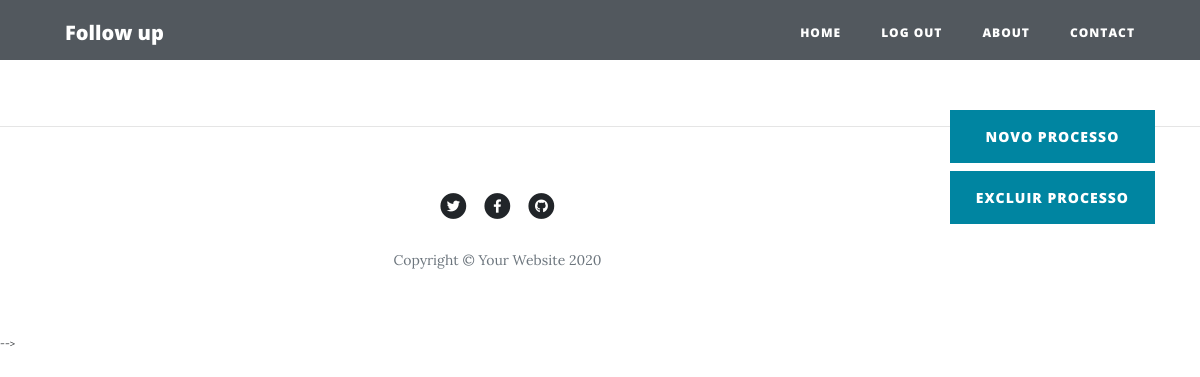
Before: / (signed in) with the older database file.
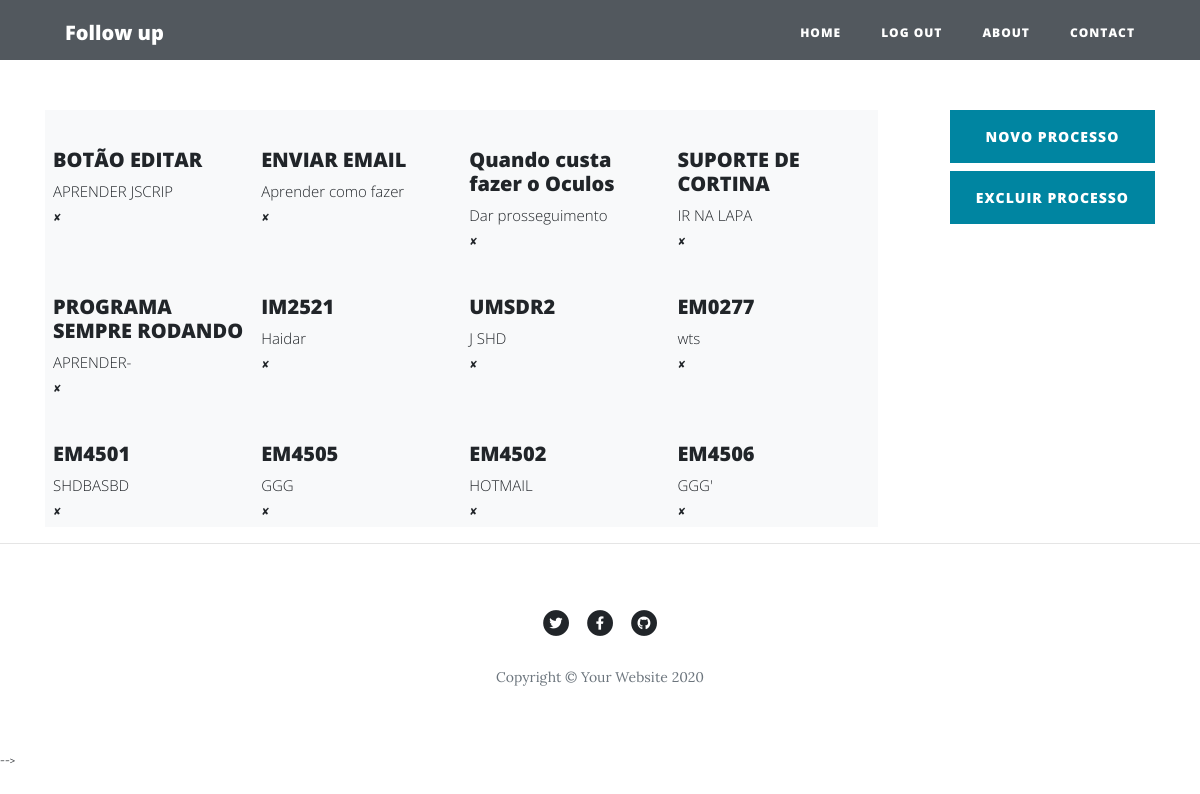
After: the same page with the newer database file.
### main.py (models this page shows)
class Menu(db.Model):
    print("menu")
    __tablename__ = "TbOne"
    id = db.Column(db.Integer, primary_key=True)
    RefPartner = db.Column(db.String, unique=True, nullable=False)
    Cliente = db.Column(db.String)
    Origem = db.Column(db.String)
    Destino = db.Column(db.String)
    Incoterm = db.Column(db.String)
    RefCliente = db.Column(db.String)
    Moeda = db.Column(db.String)
    modal = db.Column(db.String)
    VlTotal = db.Column(db.Float)
    Merc = db.Column(db.String)
    Vol = db.Column(db.String)
    M3 = db.Column(db.Float)
    Pb = db.Column(db.Float)
    Pl = db.Column(db.Float)
    Re = db.Column(db.String)
    Sd = db.Column(db.String)
    Status = db.Column(db.String)
    Obs = db.Column(db.String)
    bl = db.Column(db.String)
    nrBl = db.Column(db.String)
    navio = db.Column(db.String)
    vg = db.Column(db.String)
    via = db.Column(db.String)
    eta = db.Column(db.String)
    DLDraft = db.Column(db.String)
    DLCarga = db.Column(db.String)
    ttime = db.Column(db.String)
    dtBL = db.Column(db.String)
    Importador = db.Column(db.String)
    dcts = db.Column(db.String)
    Operador = db.Column(db.String)
    Booking = db.Column(db.String)
    TipoFrt = db.Column(db.String)
    Saida = db.Column(db.String)
    fech = db.Column(db.String)
    dtEnvDcts = db.Column(db.String)
    lclFcl = db.Column(db.String)

### main.py (the view)
@app.route('/')
def get_all_posts():
    print("get all posts - BOTAO HOME")
    posts =Menu.query.all()
    return render_template("index.html", all_posts=posts, current_user=current_user)

### main.py (called while the page is built)
@login_manager.user_loader
def load_user(user_id):
    return User.query.get(int(user_id))

### templates/index.html (shortened to what this page needs)
{% include "header.html" %}
<header class="masthead ">
    <div class="overlay"></div>
    <div class="container">
        <div class="row">
            <br> <br> <br> <br>
        </div>
    </div>
</header>
  <div class="container">
 <div >
          <div class="float-right   d-flex flex-column">
              <a class="btn btn-primary mb-2" href="{{url_for('add_new_post')}}">Novo Processo</a>
              <a class="btn btn-primary mb-2" href="{{url_for('add_new_post')}}">Excluir Processo</a>
          </div>
     <div class="d-flex flex-row bd-highlight w-75  ">
        {% set count = namespace(value=1) %}
        {% for post in all_posts %}
          {% if count.value == 5 %}
            {% set count.value = 1 %}
          </div>
        <div class="d-flex flex-row bd-highlight w-75 ">
          <div class="w-25 bg-light p-2 bd-highlight post-preview" >
           {% else %}
            <div class="w-25 bg-light p-2 bd-highlight post-preview" >
                  {% endif %}
        {% set count.value = count.value + 1 %}
          <a href="{{ url_for('show_post', post_id=post.id) }}">
            <h2 class="post-title">
              {{post.RefPartner}}
            </h2>
            <h3 class="post-subtitle">
              {{post.Cliente}}
            </h3>
             <a href="{{url_for('delete_post', post_id=post.id) }}">✘</a>
          </a>
          </div>
        {% endfor %}
          </div>
   </div>
      </div>
  <hr>

### templates/header.html (shortened to what this page needs)
<!DOCTYPE html>
<html lang="en">
<head>
  <link href="{{ url_for('static', filename='vendor/bootstrap/css/bootstrap.min.css') }}" rel="stylesheet">
  <link href="{{ url_for('static', filename='vendor/fontawesome-free/css/all.min.css')}}" rel="stylesheet" type="text/css">
  <link href="{{ url_for('static', filename='css/clean-blog.min.css')}}" rel="stylesheet">
</head>
<body>
  <nav class="navbar navbar-expand-md navbar-light fixed-top" id="mainNav">
    <div class="container">
      <a class="navbar-brand" href="{{url_for('get_all_posts')}}">Follow up</a>
      <div class="collapse navbar-collapse" id="navbarResponsive">
        <ul class="navbar-nav ml-auto">
          <li class="nav-item">
            <a class="nav-link" href="{{ url_for('get_all_posts') }}">Home</a>
          </li>
          {% if not current_user.is_authenticated: %}
          <li class="nav-item">
            <a class="nav-link" href="{{ url_for('login') }}">Login</a>
          </li>
          <li class="nav-item">
            <a class="nav-link" href="{{ url_for('register') }}">Register</a>
          </li>
          {% else: %}
          <li class="nav-item">
            <a class="nav-link" href="{{ url_for('logout') }}">Log Out</a>
          </li>
          {% endif %}
          <li class="nav-item">
            <a class="nav-link" href="{{ url_for('about') }}">About</a>
          </li>
          <li class="nav-item">
            <a class="nav-link" href="{{ url_for('contact') }}">Contact</a>
          </li>
        </ul>
      </div>
    </div>
  </nav>

### templates/footer.html (shortened to what this page needs)
  <footer>
    <div class="container">
      <div class="row">
        <div class="col-lg-8 col-md-10 mx-auto">
          <ul class="list-inline text-center">
            <li class="list-inline-item">
              <a href="#">
                <span class="fa-stack fa-lg">
                  <i class="fas fa-circle fa-stack-2x"></i>
                  <i class="fab fa-twitter fa-stack-1x fa-inverse"></i>
                </span>
              </a>
            </li>
            <li class="list-inline-item">
              <a href="#">
                <span class="fa-stack fa-lg">
                  <i class="fas fa-circle fa-stack-2x"></i>
                  <i class="fab fa-facebook-f fa-stack-1x fa-inverse"></i>
                </span>
              </a>
            </li>
            <li class="list-inline-item">
              <a href="#">
                <span class="fa-stack fa-lg">
                  <i class="fas fa-circle fa-stack-2x"></i>
                  <i class="fab fa-github fa-stack-1x fa-inverse"></i>
                </span>
              </a>
            </li>
          </ul>
          <p class="copyright text-muted">Copyright &copy; Your Website 2020</p>
        </div>
      </div>
    </div>
  </footer>
</body>
</html>

Changed rows visible on the page:
added Menu: RefPartner "BOTÃO EDITAR", Cliente "APRENDER JSCRIP"
added Menu: RefPartner "ENVIAR EMAIL", Cliente "Aprender como fazer"
added Menu: RefPartner "Quando custa fazer o Oculos", Cliente "Dar prosseguimento"
added Menu: RefPartner "SUPORTE DE CORTINA", Cliente "IR NA LAPA"
added Menu: RefPartner "PROGRAMA SEMPRE RODANDO", Cliente "APRENDER-"
added Menu: RefPartner "IM2521", Cliente "Haidar"
added Menu: RefPartner "UMSDR2", Cliente "J SHD"
added Menu: RefPartner "EM0277", Cliente "wts"
added Menu: RefPartner "EM4501", Cliente "SHDBASBD"
added Menu: RefPartner "EM4505", Cliente "GGG"
added Menu: RefPartner "EM4502", Cliente "HOTMAIL"
added Menu: RefPartner "EM4506", Cliente "GGG'"
